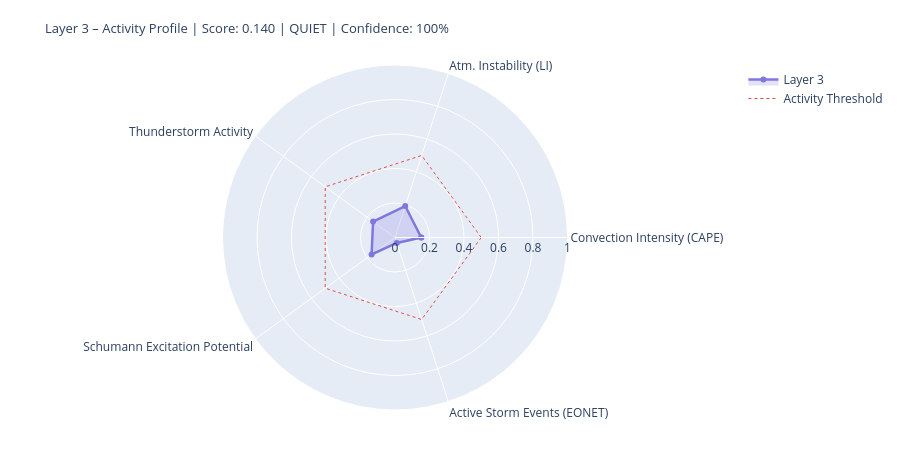

Notebook cell for this chart:
### Markdown cell above
---
## 4. State Assessment & Handoff to Layer 4/5

### Code cell
# ============================================================
# LAYER-3-SCORE
# Five dynamic components
# ============================================================

def norm(v, lo, hi):
    if v is None or (isinstance(v, float) and math.isnan(v)): return None
    return round(max(0.0, min(1.0, (v - lo) / (hi - lo))), 4)

# --- 1) Convection intensity (global CAPE mean) ---
cape_mean = df_atm['cape'].dropna().mean() if not df_atm.empty else None
conv_score = norm(cape_mean, 0, 3000)
conv_src   = 'primary' if cape_mean is not None else 'missing'

# --- 2) Atmospheric instability (LI mean) ---
li_mean   = df_atm['li'].dropna().mean() if not df_atm.empty else None
# Negative LI = unstable → higher score
instab_score = norm(-li_mean if li_mean is not None else None, -6, 6)
instab_src   = 'primary' if li_mean is not None else 'missing'

# --- 3) Thunderstorm activity (mean thunder score + WMO count) ---
thunder_mean = df_atm['thunder_score'].mean() if not df_atm.empty else None
n_thunder    = int(df_atm['thunderstorm'].sum()) if not df_atm.empty else 0
thunder_score_val = norm(
    (thunder_mean or 0) * 0.7 + n_thunder * 0.1, 0, 1.0
) if thunder_mean is not None else None
thunder_src = 'primary'

# --- 4) Schumann excitation potential (weighted Schumann contribution) ---
schumann_pot = df_atm['schumann_contribution'].mean() if not df_atm.empty else None
# Boosted by Layer-2 thunderstorm trigger
if schumann_pot is not None and l2_thunder:
    schumann_pot = min(1.0, schumann_pot * 1.2)
schumann_score = norm(schumann_pot, 0, 1.0) if schumann_pot is not None else None
schumann_src   = 'derived'

# --- 5) Storm activity (NASA EONET) ---
# Distinction: None = data not loaded, 0.0 = loaded but no events
storm_score = None
storm_src   = 'missing'
if raw.get('storms') is not None:          # API reached successfully
    storm_score = norm(len(storm_events), 0, 30) if storm_events else 0.0
    storm_src   = 'primary'

# X-Ray and Kp: context only, not in dynamic score
# (X-Ray = Layer-0/4 driver; Kp = geomagnetic index, not a lightning proxy)
xray_context = None
if raw.get('xray'):
    df_xc = pd.DataFrame(raw['xray'])
    fc = next((c for c in df_xc.columns
               if any(k in c.lower() for k in ['flux','long']) and 'time' not in c.lower()),
              df_xc.columns[1])
    df_xc[fc] = pd.to_numeric(df_xc[fc], errors='coerce')
    xray_last = df_xc[fc].dropna().iloc[-1] if not df_xc[fc].dropna().empty else None
    if xray_last:
        xray_class = ('X' if xray_last>=1e-4 else 'M' if xray_last>=1e-5
                      else 'C' if xray_last>=1e-6 else 'B')
        xray_context = {'flux': float(xray_last), 'class': xray_class}
        print(f'X-Ray context: {xray_class}-class ({xray_last:.2e} W/m²)')

# --- Aggregate ---
COMPONENTS = {
    'Convection Intensity (CAPE)':  {'score': conv_score,       'source': conv_src,    'dynamic': True},
    'Atm. Instability (LI)':         {'score': instab_score,     'source': instab_src,  'dynamic': True},
    'Thunderstorm Activity':              {'score': thunder_score_val, 'source': thunder_src, 'dynamic': True},
    'Schumann Excitation Potential':   {'score': schumann_score,   'source': schumann_src,'dynamic': True},
    'Active Storm Events (EONET)': {'score': storm_score,      'source': storm_src,   'dynamic': True},
}

available   = {k: v['score'] for k, v in COMPONENTS.items() if v['score'] is not None}
unavailable = [k for k, v in COMPONENTS.items() if v['score'] is None]
layer3_score = round(sum(available.values()) / len(available), 4) if available else None
confidence   = round(len(available) / len(COMPONENTS), 2)
level = ('unknown' if layer3_score is None
         else 'quiet'   if layer3_score < 0.3
         else 'moderate' if layer3_score < 0.6
         else 'active')
dominant_l3 = max(available, key=available.get) if available else 'none'

# --- Ausgabe ---
W = 68
print('=' * W)
print('LAYER 3 – ATMOSPHERE / WEATHER / THUNDERSTORMS – STATE ASSESSMENT')
print('=' * W)
for name, comp in COMPONENTS.items():
    s = comp['score']
    if s is not None:
        bar = '█' * int(s * 20) + '░' * (20 - int(s * 20))
        print(f'  {name:<36} {bar}  {s:.3f}  [{comp["source"]}]')
    else:
        print(f'  {name:<36} {"─" * 20}  n/a   [missing]')
print('-' * W)
print(f'  Score:        {layer3_score:.3f}  ({len(available)}/{len(COMPONENTS)} components)')
print(f'  Confidence:   {confidence:.0%}')
print(f'  Level:        {level.upper()}')
print(f'  Dominant:     {dominant_l3}')
print(f'  CAPE mean:    {cape_mean:.0f} J/kg' if cape_mean else '  CAPE mean:    n/a')
print(f'  LI mean:      {li_mean:.1f} K' if li_mean is not None else '  LI mean:      n/a')
print(f'  Thunderstorms:{n_thunder} points (WMO)  +  {len(storm_events)} NASA EONET')
print('=' * W)

# Radar
cats   = list(available.keys())
vals_r = list(available.values())
if len(cats) >= 3:
    fig = go.Figure()
    fig.add_trace(go.Scatterpolar(
        r=vals_r + [vals_r[0]], theta=cats + [cats[0]],
        fill='toself', fillcolor='rgba(127,119,221,0.22)',
        line=dict(color='#7F77DD', width=2.5), name='Layer 3'
    ))
    fig.add_trace(go.Scatterpolar(
        r=[0.5] * (len(cats)+1), theta=cats + [cats[0]],
        line=dict(color='#E24B4A', dash='dot', width=1),
        mode='lines', name='Activity Threshold'
    ))
    fig.update_layout(
        title=dict(
            text=f'Layer 3 – Activity Profile | Score: {layer3_score:.3f} | {level.upper()} | Confidence: {confidence:.0%}',
            font=dict(size=13)
        ),
        polar=dict(radialaxis=dict(visible=True, range=[0, 1])),
        height=450, showlegend=True,
        margin=dict(l=60, r=60, t=65, b=40)
    )
    fig.show()

### Figure 1 — Plotly figure (JSON) as saved in the notebook; plotly's stock layout.template omitted (floating-point values rounded to 4 significant figures)
{"data": [{"fill": "toself", "fillcolor": "rgba(127,119,221,0.22)", "line": {"color": "#7F77DD", "width": 2.5}, "name": "Layer 3", "r": [0.1522, 0.1917, 0.157, 0.1677, 0.0333, 0.1522], "theta": ["Convection Intensity (CAPE)", "Atm. Instability (LI)", "Thunderstorm Activity", "Schumann Excitation Potential", "Active Storm Events (EONET)", "Convection Intensity (CAPE)"], "type": "scatterpolar"}, {"line": {"color": "#E24B4A", "dash": "dot", "width": 1}, "mode": "lines", "name": "Activity Threshold", "r": [0.5, 0.5, 0.5, 0.5, 0.5, 0.5], "theta": ["Convection Intensity (CAPE)", "Atm. Instability (LI)", "Thunderstorm Activity", "Schumann Excitation Potential", "Active Storm Events (EONET)", "Convection Intensity (CAPE)"], "type": "scatterpolar"}], "layout": {"height": 450, "margin": {"b": 40, "l": 60, "r": 60, "t": 65}, "polar": {"radialaxis": {"range": [0, 1], "visible": true}}, "showlegend": true, "title": {"font": {"size": 13}, "text": "Layer 3 – Activity Profile | Score: 0.140 | QUIET | Confidence: 100%"}}}
